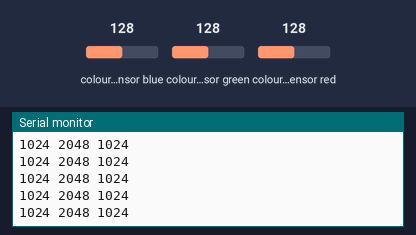
This sketch was run on a simulated Arduino Mega 2560, built with avr-gcc and run on an emulated ATmega2560. On the bench: the last lines printed to the serial monitor. The inputs (shaded band) are chosen by the test bench; at power-on: colour sensor blue 128, colour sensor red 128, colour sensor green 128.

Above: at 1.2 s.
1.3 s: colour sensor blue set to 5
At 1.34 s:
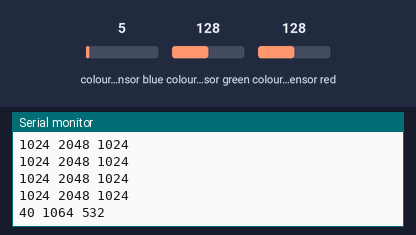
2.8 s: colour sensor red set to 64
At 2.81 s:
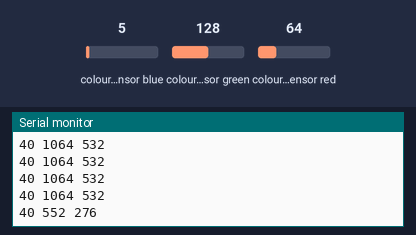
5.8 s: colour sensor blue set to 64
At 5.81 s:
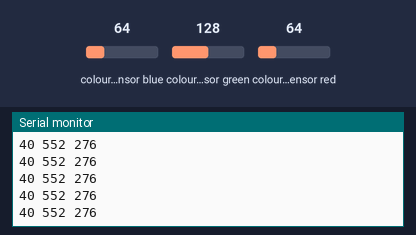
Timing chart, 0 to 8.8 s (numbered marks = the images above; inputs shaded):
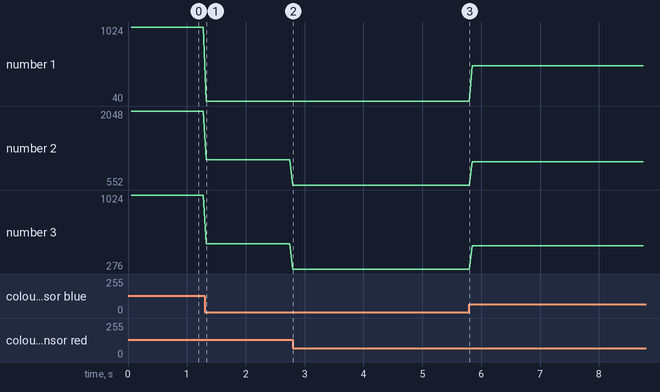

The sketch:

sensor_de_cor_obr.ino
```cpp
#include <Adafruit_TCS34725softi2c.h>

#include <Wire.h>


// You can use any digital pin for emulate SDA / SCL
#define SDApin 47
#define SCLpin 49

#define SDApinD 51
#define SCLpinD 53


Adafruit_TCS34725softi2c tcs = Adafruit_TCS34725softi2c(TCS34725_INTEGRATIONTIME_50MS, TCS34725_GAIN_4X, SDApin, SCLpin);
Adafruit_TCS34725softi2c tcsD = Adafruit_TCS34725softi2c(TCS34725_INTEGRATIONTIME_50MS, TCS34725_GAIN_4X, SDApinD, SCLpinD);

  uint16_t clear;
  uint16_t lR, lG, lB;
  uint16_t rR, rG, rB;

void setup() {
  Serial.begin(9600);
  Serial.println("Color View Test!");
  if (!tcs.begin()) {Serial.println("CAVALU");}
  if (!tcsD.begin()) {Serial.println("CAVALUD");}
  Wire.begin();
}


void loop() {
//  Serial.print(lG); Serial.print(" ");
//  Serial.print(lR); Serial.print(" | ");
//  Serial.println(CR7());
  CR7();
}


long CR7()
{
  tcs.getRawData(&lR, &lG, &lB, &clear);
  Serial.print(lB); Serial.print(" ");
  lB += lR;
  Serial.print(lB); Serial.print(" ");
  lB /= 2;
  Serial.println(lB);
  return lG - lB;
}
```

Measured:
- after the input at 1.3 s, the serial monitor: prints a new line at once (image 1)
- after the input at 2.8 s, the serial monitor: prints a new line at once (image 2)
- plotted number 1: 1024 → 40 after the input at 1.3 s, 40 → 512 after the input at 5.8 s
- plotted number 2: 2048 → 1064 after the input at 1.3 s, 1064 → 552 after the input at 2.8 s, 552 → 1024 after the input at 5.8 s
- plotted number 3: 1024 → 532 after the input at 1.3 s, 532 → 276 after the input at 2.8 s, 276 → 512 after the input at 5.8 s
